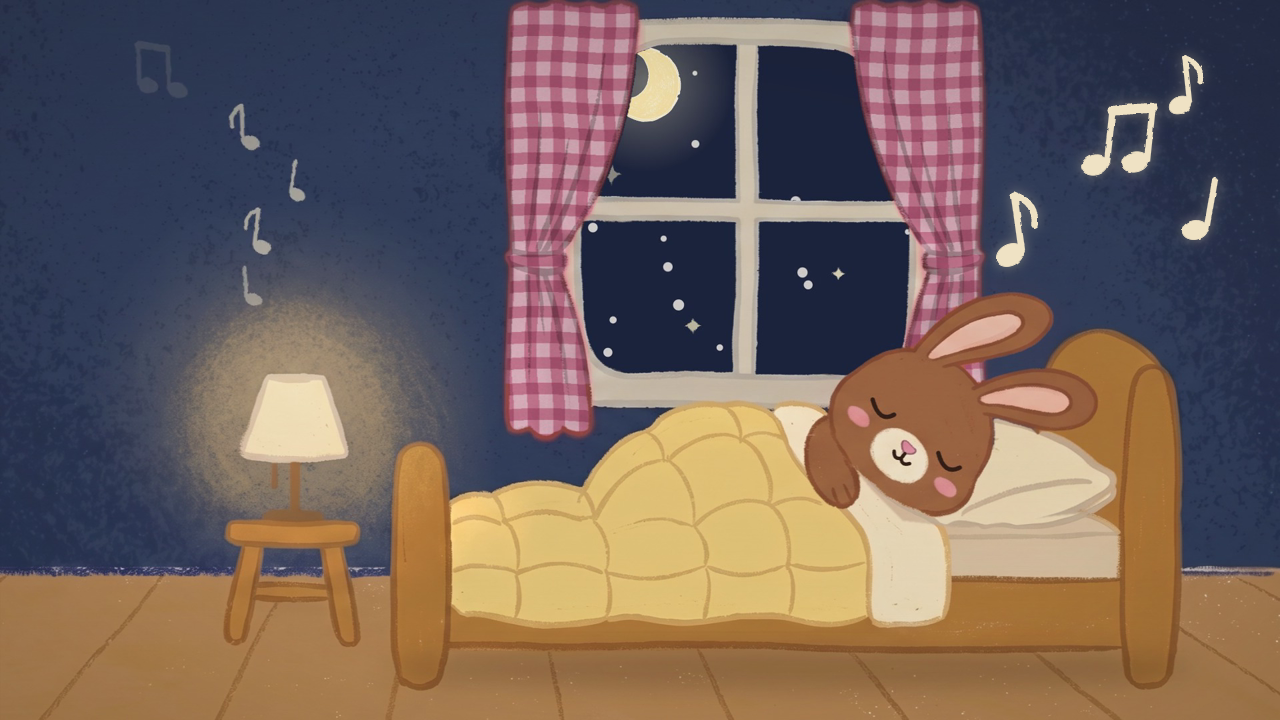
#> input picture produktion/youtube/sov-gott/kaninen-sover/thumbnail/miniatyr-utan-text.png, 1280 x 720 px
$ python gardiner.py thumbnail/miniatyr-utan-text.png out.png
#> lines starting #> are read from the running program, lines starting #| are printed output that depends on the picture; after the words box and inside, x2 and y2 are one past the last pixel; in counts of white or black regions, pixels touching at a corner belong together
# rosa rutiga gardiner på sovrummets platta (röda gardiner -> rosa gingham, behåller vecken via ljusheten)
from PIL import Image, ImageFilter
import numpy as np, sys
src=Image.open(sys.argv[1]); a=np.array(src).astype(float); im=a[...,:3]
#> further down, src is the input picture: PIL image 1280x720 RGB; mean R, G, B 114.1, 97.5, 91.5
H,W,_=im.shape; r,g,b=im[...,0],im[...,1],im[...,2]
#> after `H, W, _ = im.shape`: H = 720; W = 1280
mx=im.max(-1); mn=im.min(-1); sat=(mx-mn)/np.maximum(mx,1)
yy,xx=np.mgrid[0:H,0:W]
hard=(r>120)&(r-g>60)&(np.abs(g-b)<45)&(sat>0.35)&(xx<1400)
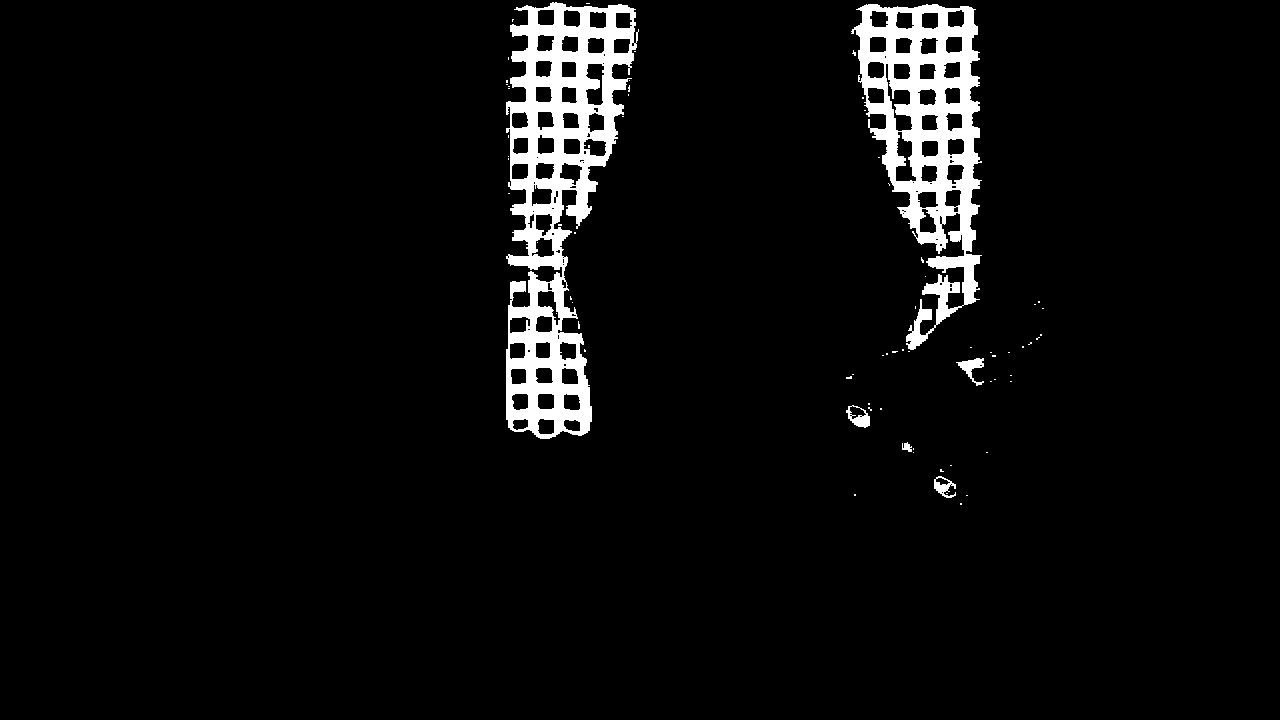
#> hard: shape (720, 1280) bool; 4.7% white; 73 white regions (67 under 20 px), largest, box (x1, y1, x2, y2) and area: (506, 2, 639, 439) 23761, (851, 4, 982, 350) 18232, (956, 358, 984, 386) 299, (846, 405, 870, 428) 259, (934, 476, 956, 498) 224, (902, 442, 912, 452) 63
H8=Image.fromarray((hard*255).astype('uint8'))
red=np.clip((r-np.maximum(g,b)-15)/70,0,1)*(xx<1400)*(yy<1000)
soft=np.array(H8.filter(ImageFilter.MaxFilter(15)).filter(ImageFilter.GaussianBlur(4))).astype(float)/255
hm=np.array(H8.filter(ImageFilter.GaussianBlur(1.5))).astype(float)[...,None]/255
w=np.maximum(red*soft,hm[...,0])
lum=0.3*r+0.59*g+0.11*b; shade=np.clip(lum/np.median(lum[hard]),0.5,1.2)[...,None]
C=44; u=(xx+3*np.sin(yy/37+1))%C; v=(yy+3*np.sin(xx/41+2))%C
sv=(u<C*0.46).astype(float); sh=(v<C*0.46).astype(float)
light=np.array([198,158,172]); mid=np.array([176,104,130]); dark=np.array([152,74,104])
col=light*(1-np.maximum(sv,sh))[...,None]+mid*np.abs(sv-sh)[...,None]+dark*(sv*sh)[...,None]
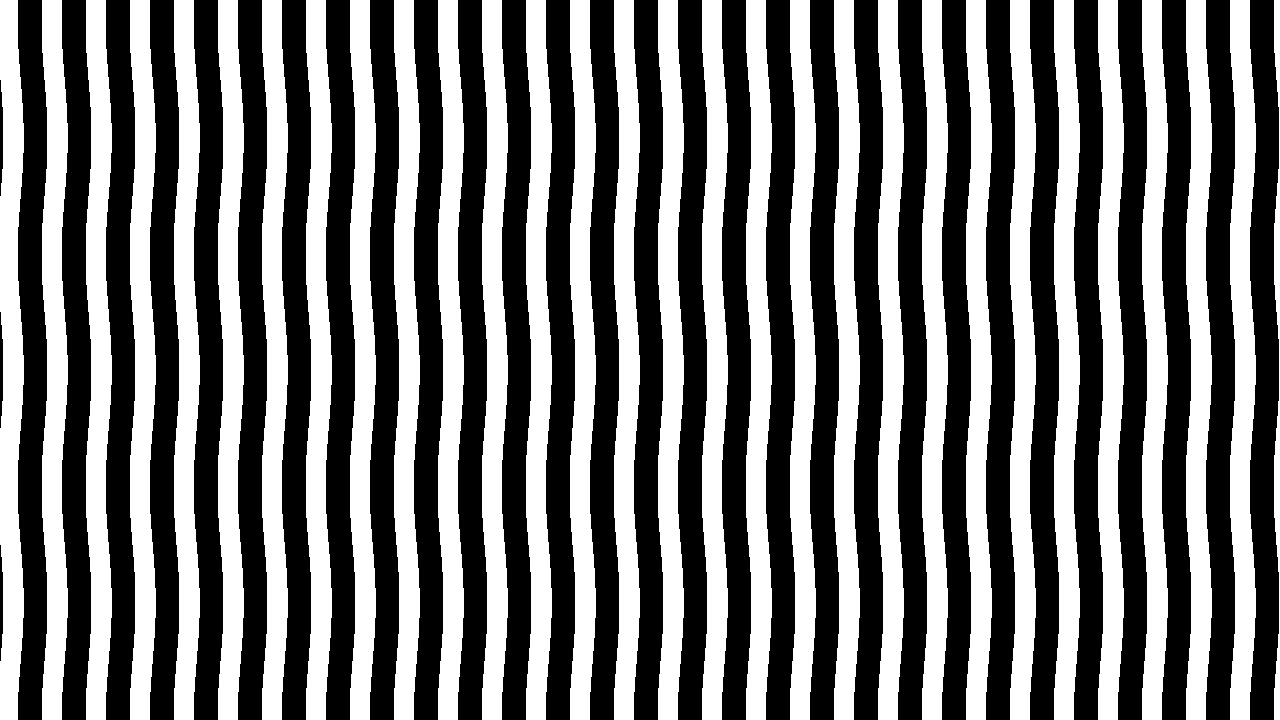
#> sv: shape (720, 1280) float64; values 0 (black) and 1 (white), 46.2% white; 30 white regions, largest, box (x1, y1, x2, y2) and area: (42, 0, 68, 720) 14595, (86, 0, 112, 720) 14595, (130, 0, 156, 720) 14595
rng=np.random.default_rng(3); gr=rng.normal(0,1,(H,W))
gr=np.array(Image.fromarray((gr*30+128).clip(0,255).astype('uint8')).filter(ImageFilter.GaussianBlur(0.8))).astype(float)/128-1
col=col*(1+0.07*gr[...,None])*shade
halo=np.array([172,100,126])*shade
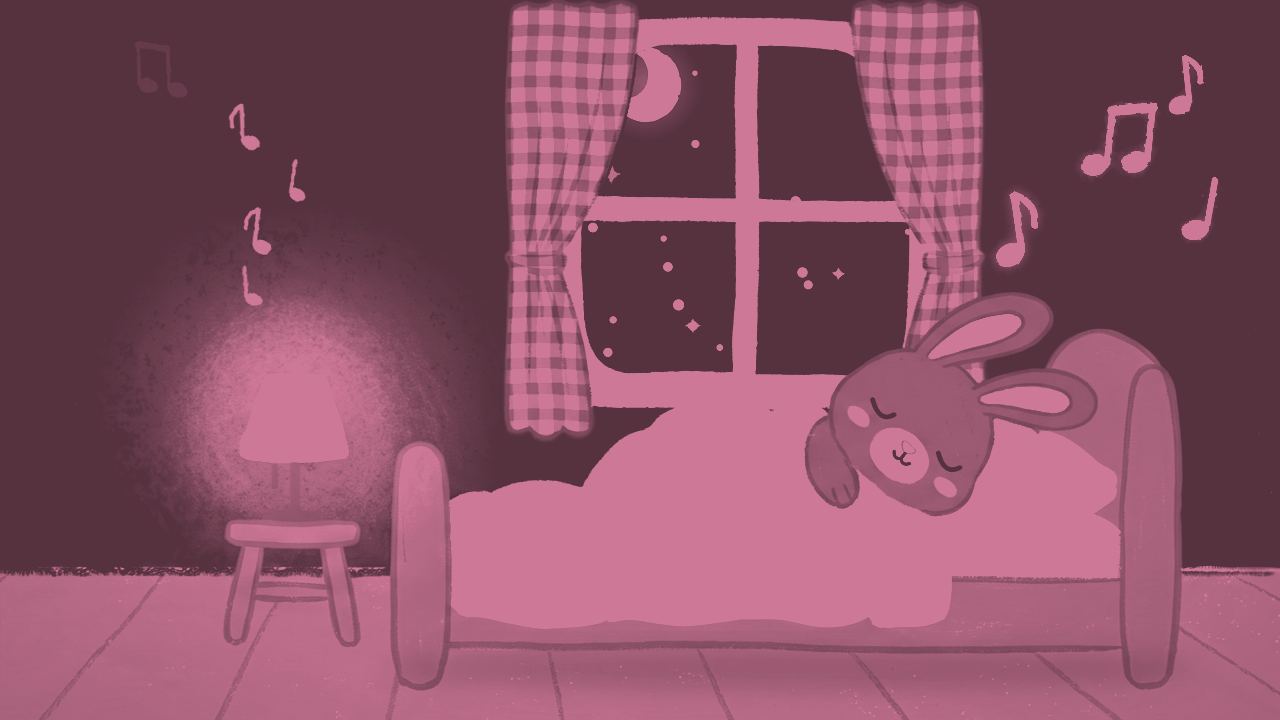
#> halo: shape (720, 1280, 3) float64; mean of channels 0, 1, 2 137.7, 80.1, 100.9; drawn as R, G, B
newc=col*hm+halo*(1-hm)
a[...,:3]=(im*(1-w[...,None])+newc*w[...,None]).clip(0,255)
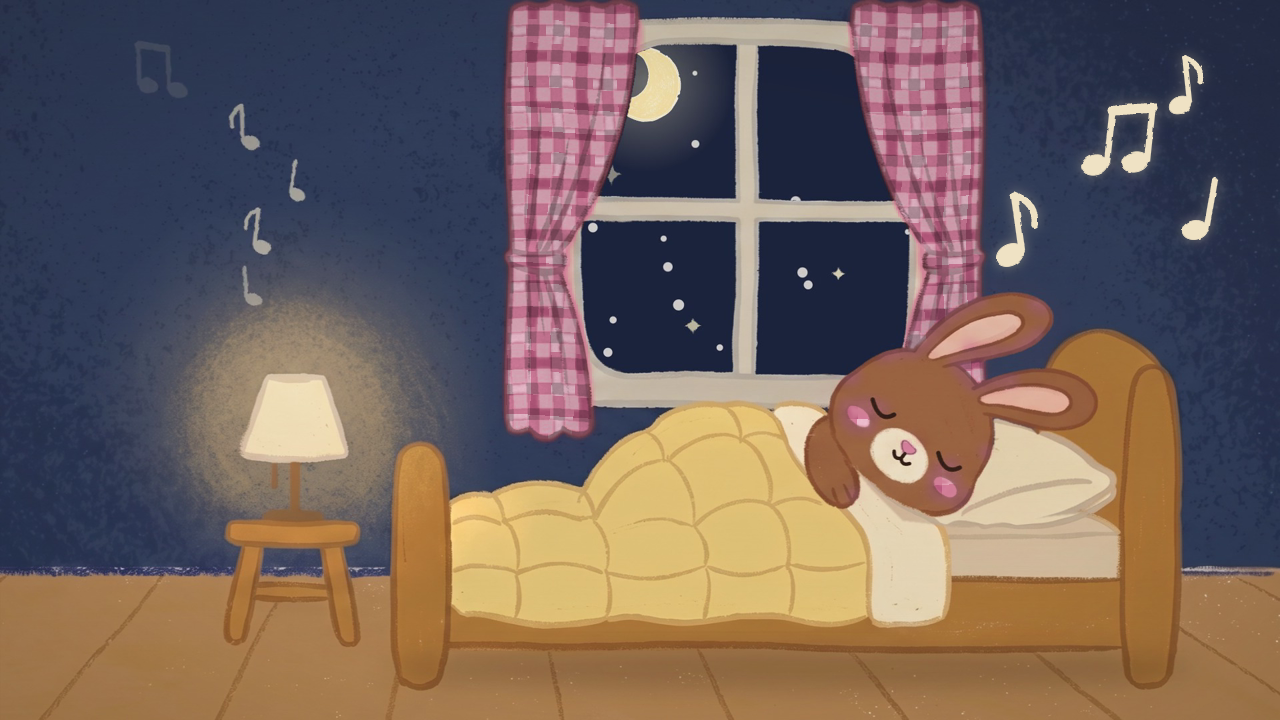
#> a: shape (720, 1280, 3) float64; mean R, G, B 114.4, 97.9, 92.2
Image.fromarray(a.astype('uint8')).save(sys.argv[2])
